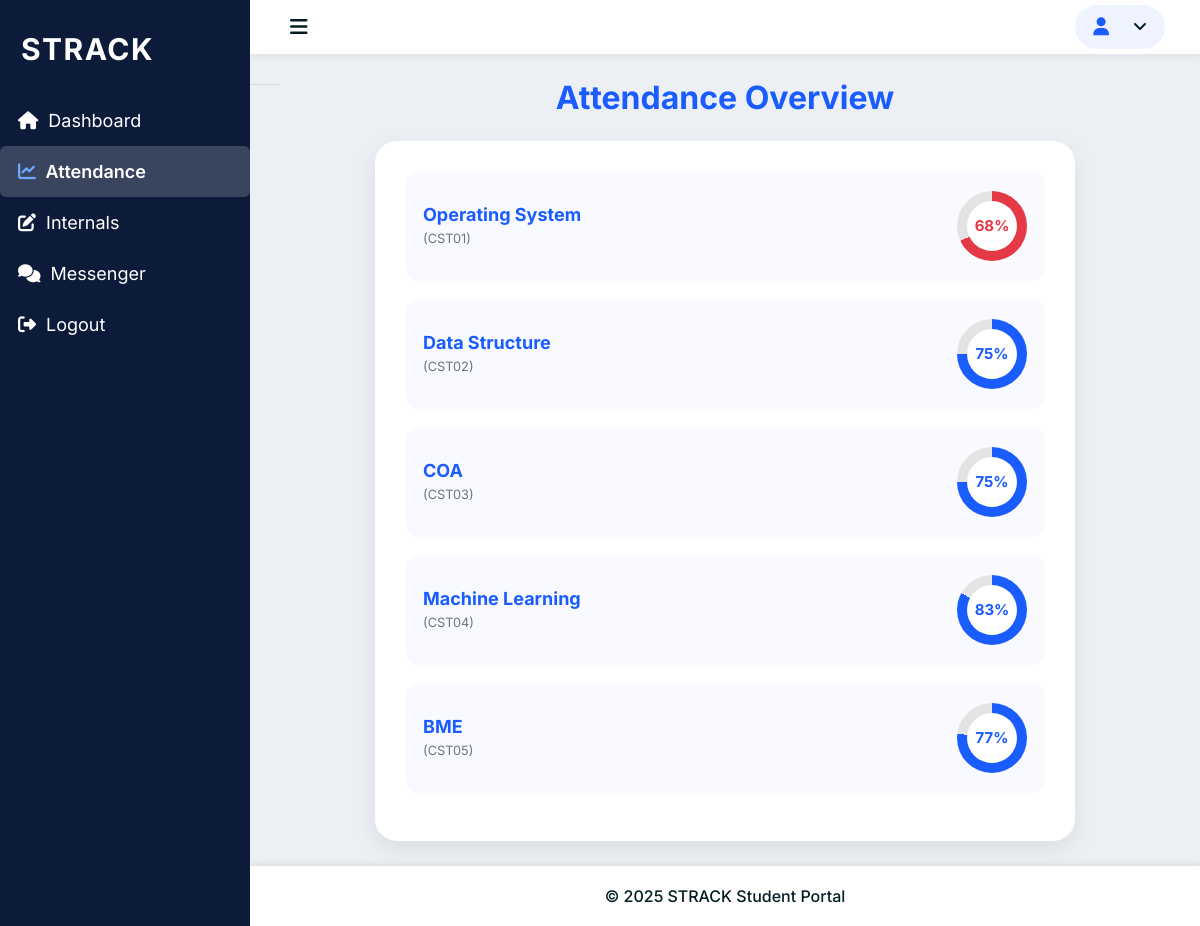
/StudentPortal/StudentAttendanceDisplayPage/ (signed in), run on the app's committed database.
### TeacherApp/models.py (models this page shows, shortened)
class Subjectdb(models.Model):
    Subject_name = models.CharField(max_length=30,unique=True)
    Subject_code = models.CharField(max_length=30, unique=True)
    Subject_teacher = models.CharField(max_length=30)
    Subject_sem = models.CharField(max_length=30)
    Subject_dep = models.CharField(max_length=30)

### StudentApp/views.py (the view)
# urls.py: path('StudentAttendanceDisplayPage/', views.StudentAttendanceDisplayPage, name="StudentAttendanceDisplayPage"),
def StudentAttendanceDisplayPage(request):
    student_id = request.session.get('StudentId')
    if student_id:
        student = Studentdb.objects.get(id=student_id)
    attendance = []
    subjects = Subjectdb.objects.all()
    for i in subjects:
        total = Attendancedb.objects.filter(Student=student, Subject=i).count()
        present = Attendancedb.objects.filter(Student=student, Subject=i, Status='Present').count()
        percentage = round((present / total) * 100) if total > 0 else 0
        attendance.append({
            'subject_name': i.Subject_name,
            'subject_code': i.Subject_code,
            'percentage': percentage
        })
    default = attendance[0] if attendance else None
    return render(request, 'StudentAttendanceDisplay.html', {
        'attendance': attendance,
        'default': default
    })

### StudentApp/templates/StudentAttendanceDisplay.html (shortened to what this page needs)
{% extends "base.html" %}
{% block content %}
<h2 class="text-center mb-4" style="font-weight:700; color:#1b5cff;">
    Attendance Overview
</h2>
<div class="container">
    <div class="subject-box">
        {% for att in attendance %}
        <div class="subject-row"
             data-percent="{{ att.percentage }}">
            <div class="subject-info">
                <h5 class="subject-title">{{ att.subject_name }}</h5>
                <small class="sub-code">({{ att.subject_code }})</small>
            </div>
            <div class="mini-circle" data-progress="{{ att.percentage }}">
                <span class="{% if att.percentage < 75 %}red-text{% endif %}">
                    {{ att.percentage }}%
                </span>
            </div>
        </div>
        {% endfor %}
    </div>
</div>
{% endblock %}

### StudentApp/templates/base.html (style rules this page uses)
html, body { height: 100%; margin: 0; padding: 0; overflow-x: hidden; }
body { display: flex; flex-direction: column; min-height: 100vh; }

### StudentApp/templates/StudentAttendanceDisplay.html (style rules this page uses)
.subject-box { width: 100%; max-width: 700px; margin: auto; background: white; padding: 30px; border-radius: 22px; box-shadow: 0 8px 25px rgba(0,0,0,0.08); }
.subject-row { display: flex; justify-content: space-between; align-items: center; padding: 20px 18px; background: #f8faff; border-radius: 14px; margin-bottom: 18px; transition: 0.25s ease; }
.subject-title { font-size: 18px; font-weight: 700; margin: 0; color: #1b5cff; }
.sub-code { color: #6c757d; }
.mini-circle { --size: 70px; --thickness: 10px; --progress: 0; width: var(--size); height: var(--size); border-radius: 50%; position: relative; background: conic-gradient(#1b5cff calc(var(--progress) * 1%), #e3e3e3 0); display: flex; align-items: center; justify-content: center; transition: 0.4s ease; }
.mini-circle::before { content: ""; position: absolute; width: calc(var(--size) - var(--thickness)*2); height: calc(var(--size) - var(--thickness)*2); background: white; border-radius: 50%; }
.mini-circle span { position: absolute; font-size: 15px; font-weight: 700; }
.red-text { color: #e63946 !important; }

### data on the page
Subjectdb: subject_name "Operating System", subject_code "CST01"
Subjectdb: subject_name "Data Structure", subject_code "CST02"
Subjectdb: subject_name "COA", subject_code "CST03"
Subjectdb: subject_name "Machine Learning", subject_code "CST04"
Subjectdb: subject_name "BME", subject_code "CST05"

### other printed values
{{ att.percentage }} "68" "75" "75" "83" "77"
